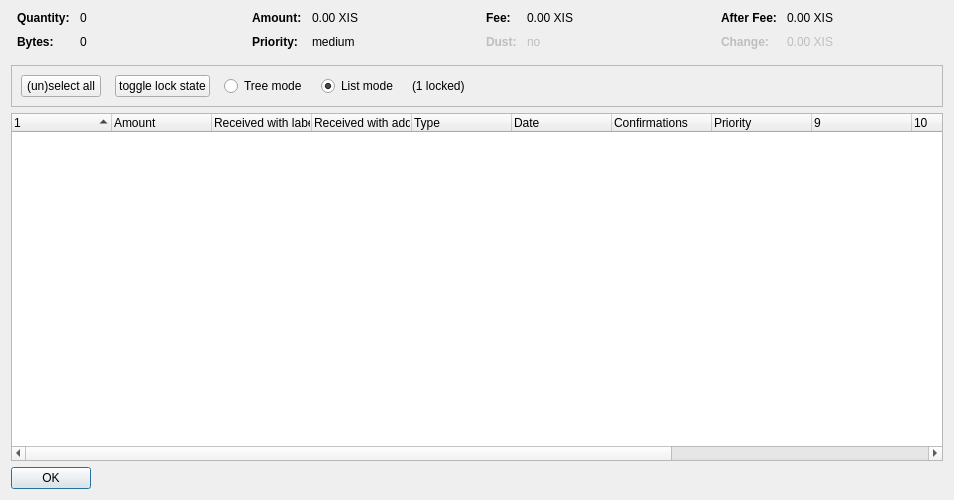
<?xml version="1.0" encoding="UTF-8"?>
<ui version="4.0">
 <class>CoinControlDialog</class>
 <widget class="QDialog" name="CoinControlDialog">
  <property name="geometry">
   <rect>
    <x>0</x>
    <y>0</y>
    <width>954</width>
    <height>500</height>
   </rect>
  </property>
  <property name="windowTitle">
   <string>Coin Selection</string>
  </property>
  <layout class="QVBoxLayout" name="verticalLayout">
   <item>
    <layout class="QHBoxLayout" name="horizontalLayoutTop" stretch="0,0,0,0">
     <property name="topMargin">
      <number>0</number>
     </property>
     <property name="bottomMargin">
      <number>10</number>
     </property>
     <item>
      <layout class="QFormLayout" name="formLayoutCoinControl1">
       <property name="horizontalSpacing">
        <number>10</number>
       </property>
       <property name="verticalSpacing">
        <number>10</number>
       </property>
       <property name="leftMargin">
        <number>6</number>
       </property>
       <property name="rightMargin">
        <number>6</number>
       </property>
       <item row="0" column="0">
        <widget class="QLabel" name="labelCoinControlQuantityText">
         <property name="font">
          <font>
           <weight>75</weight>
           <bold>true</bold>
          </font>
         </property>
         <property name="text">
          <string>Quantity:</string>
         </property>
        </widget>
       </item>
       <item row="0" column="1">
        <widget class="QLabel" name="labelCoinControlQuantity">
         <property name="cursor">
          <cursorShape>IBeamCursor</cursorShape>
         </property>
         <property name="contextMenuPolicy">
          <enum>Qt::ActionsContextMenu</enum>
         </property>
         <property name="text">
          <string notr="true">0</string>
         </property>
         <property name="textInteractionFlags">
          <set>Qt::LinksAccessibleByMouse|Qt::TextSelectableByKeyboard|Qt::TextSelectableByMouse</set>
         </property>
        </widget>
       </item>
       <item row="1" column="0">
        <widget class="QLabel" name="labelCoinControlBytesText">
         <property name="font">
          <font>
           <weight>75</weight>
           <bold>true</bold>
          </font>
         </property>
         <property name="text">
          <string>Bytes:</string>
         </property>
        </widget>
       </item>
       <item row="1" column="1">
        <widget class="QLabel" name="labelCoinControlBytes">
         <property name="cursor">
          <cursorShape>IBeamCursor</cursorShape>
         </property>
         <property name="contextMenuPolicy">
          <enum>Qt::ActionsContextMenu</enum>
         </property>
         <property name="text">
          <string notr="true">0</string>
         </property>
         <property name="textInteractionFlags">
          <set>Qt::LinksAccessibleByMouse|Qt::TextSelectableByKeyboard|Qt::TextSelectableByMouse</set>
         </property>
        </widget>
       </item>
      </layout>
     </item>
     <item>
      <layout class="QFormLayout" name="formLayoutCoinControl2">
       <property name="horizontalSpacing">
        <number>10</number>
       </property>
       <property name="verticalSpacing">
        <number>10</number>
       </property>
       <property name="leftMargin">
        <number>6</number>
       </property>
       <property name="rightMargin">
        <number>6</number>
       </property>
       <item row="0" column="0">
        <widget class="QLabel" name="labelCoinControlAmountText">
         <property name="font">
          <font>
           <weight>75</weight>
           <bold>true</bold>
          </font>
         </property>
         <property name="text">
          <string>Amount:</string>
         </property>
        </widget>
       </item>
       <item row="0" column="1">
        <widget class="QLabel" name="labelCoinControlAmount">
         <property name="cursor">
          <cursorShape>IBeamCursor</cursorShape>
         </property>
         <property name="contextMenuPolicy">
          <enum>Qt::ActionsContextMenu</enum>
         </property>
         <property name="text">
          <string notr="true">0.00 XIS</string>
         </property>
         <property name="textInteractionFlags">
          <set>Qt::LinksAccessibleByMouse|Qt::TextSelectableByKeyboard|Qt::TextSelectableByMouse</set>
         </property>
        </widget>
       </item>
       <item row="1" column="0">
        <widget class="QLabel" name="labelCoinControlPriorityText">
         <property name="font">
          <font>
           <weight>75</weight>
           <bold>true</bold>
          </font>
         </property>
         <property name="text">
          <string>Priority:</string>
         </property>
        </widget>
       </item>
       <item row="1" column="1">
        <widget class="QLabel" name="labelCoinControlPriority">
         <property name="cursor">
          <cursorShape>IBeamCursor</cursorShape>
         </property>
         <property name="contextMenuPolicy">
          <enum>Qt::ActionsContextMenu</enum>
         </property>
         <property name="text">
          <string>medium</string>
         </property>
         <property name="textInteractionFlags">
          <set>Qt::LinksAccessibleByMouse|Qt::TextSelectableByKeyboard|Qt::TextSelectableByMouse</set>
         </property>
        </widget>
       </item>
      </layout>
     </item>
     <item>
      <layout class="QFormLayout" name="formLayoutCoinControl3">
       <property name="horizontalSpacing">
        <number>10</number>
       </property>
       <property name="verticalSpacing">
        <number>10</number>
       </property>
       <property name="leftMargin">
        <number>6</number>
       </property>
       <property name="rightMargin">
        <number>6</number>
       </property>
       <item row="0" column="0">
        <widget class="QLabel" name="labelCoinControlFeeText">
         <property name="font">
          <font>
           <weight>75</weight>
           <bold>true</bold>
          </font>
         </property>
         <property name="text">
          <string>Fee:</string>
         </property>
        </widget>
       </item>
       <item row="0" column="1">
        <widget class="QLabel" name="labelCoinControlFee">
         <property name="cursor">
          <cursorShape>IBeamCursor</cursorShape>
         </property>
         <property name="contextMenuPolicy">
          <enum>Qt::ActionsContextMenu</enum>
         </property>
         <property name="text">
          <string notr="true">0.00 XIS</string>
         </property>
         <property name="textInteractionFlags">
          <set>Qt::LinksAccessibleByMouse|Qt::TextSelectableByKeyboard|Qt::TextSelectableByMouse</set>
         </property>
        </widget>
       </item>
       <item row="1" column="0">
        <widget class="QLabel" name="labelCoinControlLowOutputText">
         <property name="enabled">
          <bool>false</bool>
         </property>
         <property name="font">
          <font>
           <weight>75</weight>
           <bold>true</bold>
          </font>
         </property>
         <property name="text">
          <string>Dust:</string>
         </property>
        </widget>
       </item>
       <item row="1" column="1">
        <widget class="QLabel" name="labelCoinControlLowOutput">
         <property name="enabled">
          <bool>false</bool>
         </property>
         <property name="cursor">
          <cursorShape>IBeamCursor</cursorShape>
         </property>
         <property name="contextMenuPolicy">
          <enum>Qt::ActionsContextMenu</enum>
         </property>
         <property name="text">
          <string>no</string>
         </property>
         <property name="textInteractionFlags">
          <set>Qt::LinksAccessibleByMouse|Qt::TextSelectableByKeyboard|Qt::TextSelectableByMouse</set>
         </property>
        </widget>
       </item>
      </layout>
     </item>
     <item>
      <layout class="QFormLayout" name="formLayoutCoinControl4">
       <property name="horizontalSpacing">
        <number>10</number>
       </property>
       <property name="verticalSpacing">
        <number>10</number>
       </property>
       <property name="leftMargin">
        <number>6</number>
       </property>
       <property name="rightMargin">
        <number>6</number>
       </property>
       <item row="0" column="0">
        <widget class="QLabel" name="labelCoinControlAfterFeeText">
         <property name="font">
          <font>
           <weight>75</weight>
           <bold>true</bold>
          </font>
         </property>
         <property name="text">
          <string>After Fee:</string>
         </property>
        </widget>
       </item>
       <item row="0" column="1">
        <widget class="QLabel" name="labelCoinControlAfterFee">
         <property name="cursor">
          <cursorShape>IBeamCursor</cursorShape>
         </property>
         <property name="contextMenuPolicy">
          <enum>Qt::ActionsContextMenu</enum>
         </property>
         <property name="text">
          <string notr="true">0.00 XIS</string>
         </property>
         <property name="textInteractionFlags">
          <set>Qt::LinksAccessibleByMouse|Qt::TextSelectableByKeyboard|Qt::TextSelectableByMouse</set>
         </property>
        </widget>
       </item>
       <item row="1" column="0">
        <widget class="QLabel" name="labelCoinControlChangeText">
         <property name="enabled">
          <bool>false</bool>
         </property>
         <property name="font">
          <font>
           <weight>75</weight>
           <bold>true</bold>
          </font>
         </property>
         <property name="text">
          <string>Change:</string>
         </property>
        </widget>
       </item>
       <item row="1" column="1">
        <widget class="QLabel" name="labelCoinControlChange">
         <property name="enabled">
          <bool>false</bool>
         </property>
         <property name="cursor">
          <cursorShape>IBeamCursor</cursorShape>
         </property>
         <property name="contextMenuPolicy">
          <enum>Qt::ActionsContextMenu</enum>
         </property>
         <property name="text">
          <string notr="true">0.00 XIS</string>
         </property>
         <property name="textInteractionFlags">
          <set>Qt::LinksAccessibleByMouse|Qt::TextSelectableByKeyboard|Qt::TextSelectableByMouse</set>
         </property>
        </widget>
       </item>
      </layout>
     </item>
    </layout>
   </item>
   <item>
    <widget class="QFrame" name="frame">
     <property name="minimumSize">
      <size>
       <width>0</width>
       <height>40</height>
      </size>
     </property>
     <property name="frameShape">
      <enum>QFrame::StyledPanel</enum>
     </property>
     <property name="frameShadow">
      <enum>QFrame::Sunken</enum>
     </property>
     <layout class="QHBoxLayout" name="horizontalLayout">
      <item>
       <layout class="QHBoxLayout" name="horizontalLayoutPanel" stretch="0,0,0,0,0,0">
        <property name="spacing">
         <number>14</number>
        </property>
        <item>
         <widget class="QPushButton" name="pushButtonSelectAll">
          <property name="sizePolicy">
           <sizepolicy hsizetype="Maximum" vsizetype="Fixed">
            <horstretch>0</horstretch>
            <verstretch>0</verstretch>
           </sizepolicy>
          </property>
          <property name="text">
           <string>(un)select all</string>
          </property>
          <property name="autoDefault">
           <bool>false</bool>
          </property>
         </widget>
        </item>
        <item>
         <widget class="QPushButton" name="pushButtonToggleLock">
          <property name="sizePolicy">
           <sizepolicy hsizetype="Maximum" vsizetype="Fixed">
            <horstretch>0</horstretch>
            <verstretch>0</verstretch>
           </sizepolicy>
          </property>
          <property name="text">
           <string>toggle lock state</string>
          </property>
          <property name="autoDefault">
           <bool>false</bool>
          </property>
         </widget>
        </item>
        <item>
         <widget class="QRadioButton" name="radioTreeMode">
          <property name="sizePolicy">
           <sizepolicy hsizetype="Maximum" vsizetype="Fixed">
            <horstretch>0</horstretch>
            <verstretch>0</verstretch>
           </sizepolicy>
          </property>
          <property name="text">
           <string>Tree mode</string>
          </property>
         </widget>
        </item>
        <item>
         <widget class="QRadioButton" name="radioListMode">
          <property name="sizePolicy">
           <sizepolicy hsizetype="Maximum" vsizetype="Fixed">
            <horstretch>0</horstretch>
            <verstretch>0</verstretch>
           </sizepolicy>
          </property>
          <property name="text">
           <string>List mode</string>
          </property>
          <property name="checked">
           <bool>true</bool>
          </property>
         </widget>
        </item>
        <item>
         <widget class="QLabel" name="labelLocked">
          <property name="text">
           <string>(1 locked)</string>
          </property>
         </widget>
        </item>
        <item>
         <spacer name="horizontalSpacer">
          <property name="orientation">
           <enum>Qt::Horizontal</enum>
          </property>
          <property name="sizeHint" stdset="0">
           <size>
            <width>40</width>
            <height>20</height>
           </size>
          </property>
         </spacer>
        </item>
       </layout>
      </item>
     </layout>
    </widget>
   </item>
   <item>
    <widget class="CoinControlTreeWidget" name="treeWidget">
     <property name="contextMenuPolicy">
      <enum>Qt::CustomContextMenu</enum>
     </property>
     <property name="sortingEnabled">
      <bool>false</bool>
     </property>
     <property name="columnCount">
      <number>13</number>
     </property>
     <attribute name="headerShowSortIndicator" stdset="0">
      <bool>true</bool>
     </attribute>
     <attribute name="headerStretchLastSection">
      <bool>false</bool>
     </attribute>
     <column>
      <property name="text">
       <string/>
      </property>
     </column>
     <column>
      <property name="text">
       <string>Amount</string>
      </property>
     </column>
     <column>
      <property name="text">
       <string>Received with label</string>
      </property>
     </column>
     <column>
      <property name="text">
       <string>Received with address</string>
      </property>
     </column>
     <column>
      <property name="text">
       <string>Type</string>
      </property>
     </column>
     <column>
      <property name="text">
       <string>Date</string>
      </property>
     </column>
     <column>
      <property name="text">
       <string>Confirmations</string>
      </property>
      <property name="toolTip">
       <string>Confirmed</string>
      </property>
     </column>
     <column>
      <property name="text">
       <string>Priority</string>
      </property>
     </column>
     <column>
      <property name="text">
       <string/>
      </property>
     </column>
     <column>
      <property name="text">
       <string/>
      </property>
     </column>
     <column>
      <property name="text">
       <string/>
      </property>
     </column>
     <column>
      <property name="text">
       <string/>
      </property>
     </column>
     <column>
      <property name="text">
       <string/>
      </property>
     </column>
    </widget>
   </item>
   <item>
    <widget class="QDialogButtonBox" name="buttonBox">
     <property name="sizePolicy">
      <sizepolicy hsizetype="Maximum" vsizetype="Fixed">
       <horstretch>0</horstretch>
       <verstretch>0</verstretch>
      </sizepolicy>
     </property>
     <property name="orientation">
      <enum>Qt::Horizontal</enum>
     </property>
     <property name="standardButtons">
      <set>QDialogButtonBox::Ok</set>
     </property>
    </widget>
   </item>
  </layout>
 </widget>
 <customwidgets>
  <customwidget>
   <class>CoinControlTreeWidget</class>
   <extends>QTreeWidget</extends>
   <header>coincontroltreewidget.h</header>
  </customwidget>
 </customwidgets>
 <resources/>
 <connections/>
</ui>
